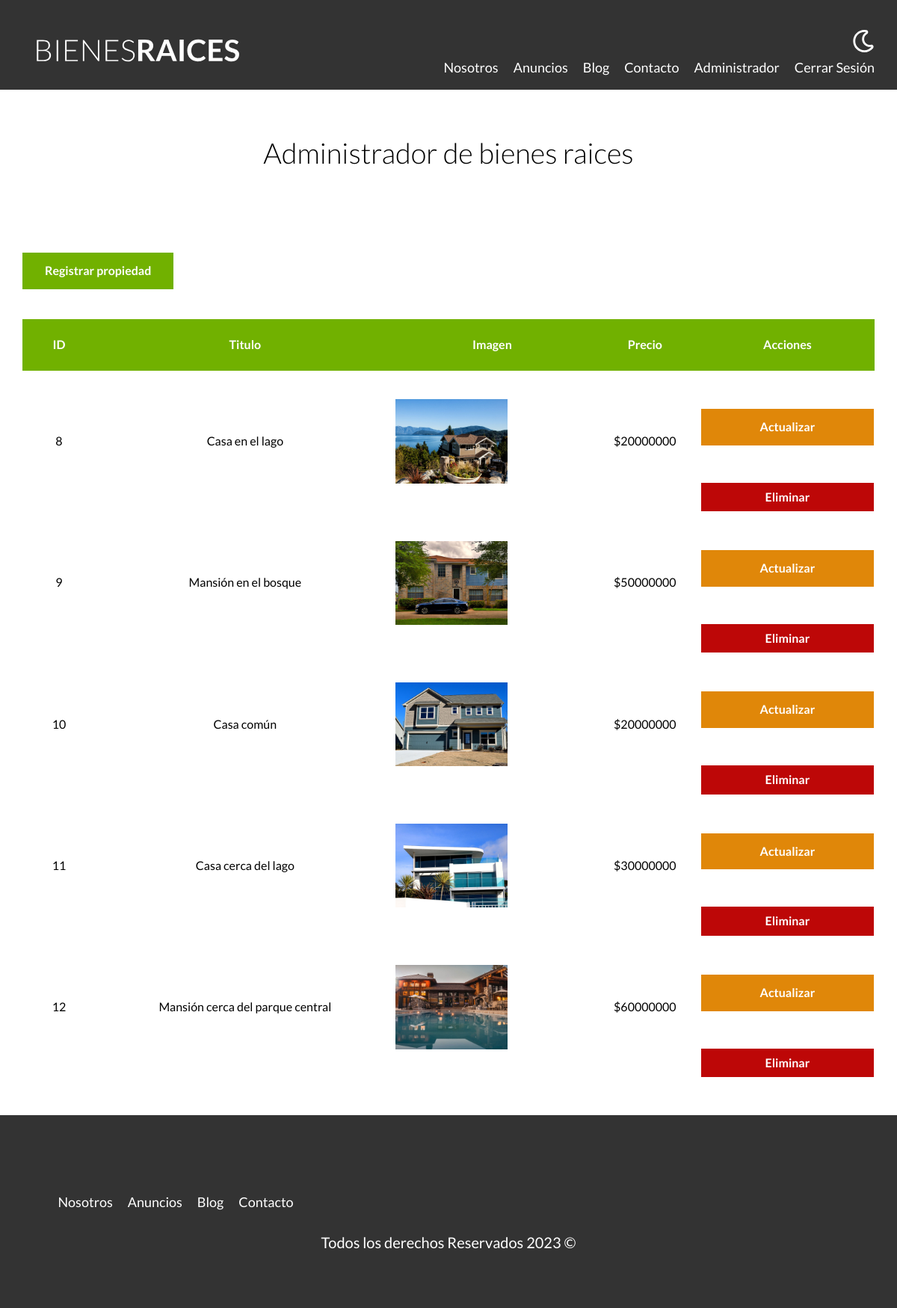
/admin/ (signed in), run on the app's committed database.
### tables this page shows
CREATE TABLE `propiedades` (
  `id` int(11) NOT NULL,
  `titulo` varchar(45) DEFAULT NULL,
  `precio` decimal(10,0) DEFAULT NULL,
  `imagen` varchar(200) DEFAULT NULL,
  `descripcion` longtext DEFAULT NULL,
  `habitaciones` int(11) DEFAULT NULL,
  `wc` int(11) DEFAULT NULL,
  `estacionamiento` int(11) DEFAULT NULL,
  `creado` date DEFAULT NULL,
  `vendedores_id` int(11) DEFAULT NULL
);

### admin/index.php (the view, shortened to what this page needs)
<?php
$db = conectarDB();
$query = "SELECT * FROM propiedades";
$resultadoConsulta = mysqli_query($db, $query);
include ('../includes/templates/header.php');
?>
<main class="contenedor seccion">
    <h1>Administrador de bienes raices</h1>
    <a href="./propiedades/crear.php" class="boton boton-verde">Registrar propiedad</a>
    <table class="propiedades">
        <thead>
            <tr>
                <th>ID</th>
                <th>Titulo</th>
                <th>Imagen</th>
                <th>Precio</th>
                <th>Acciones</th>
            </tr>
        </thead>
        <tbody>
            <?php while($propiedad = mysqli_fetch_assoc($resultadoConsulta)): ?>
                <tr>
                    <td><?php echo $propiedad['id']; ?></td>
                    <td><?php echo $propiedad['titulo']; ?></td>
                    <td><img src="/bienesraices/imagenes/<?php echo $propiedad['imagen']; ?>" alt="Propiedad" class="imagen-tabla"/></td>
                    <td>$<?php echo $propiedad['precio']; ?></td>
                    <td>
                        <a href="./propiedades/actualizar.php?id=<?php echo $propiedad['id']; ?>" class="boton-amarillo-block">Actualizar</a>
                        <form method="POST" class="w-100">
                            <input type="submit" value="Eliminar" class="boton-rojo-block">
                        </form>
                    </td>
                </tr>
            <?php endwhile; ?>
        </tbody>
    </table>
</main>
<?php
include ('../includes/templates/footer.php');
?>

### build/css/app.css (style rules this page uses)
html { -webkit-text-size-adjust:100%;line-height:1.15 }
body { margin:0 }
main { display:block }
h1 { font-size:2em;margin:.67em 0 }
a { background-color:transparent }
img { border-style:none }
button,input,optgroup,select,textarea { font-family:inherit;font-size:100%;line-height:1.15;margin:0 }
button,input { overflow:visible }
[type=button],[type=reset],[type=submit],button { -webkit-appearance:button }
html { box-sizing:border-box;font-size:62.5% }
*,:after,:before { box-sizing:inherit }
body { font-family:Lato,sans-serif;font-size:1.6rem;line-height:1.8 }
.contenedor { margin:0 auto;max-width:120rem;width:95% }
a { text-decoration:none }
img,picture { display:block;width:100% }
h1,h2,h3 { font-family:Lato,sans-serif;font-weight:300;margin:5rem;text-align:center }
h1 { font-size:3.8rem }
.seccion { margin-bottom:5rem;margin-top:5rem }
.boton-amarillo-block { background-color:#e08709;border:none;color:#fff;display:block;font-weight:700;margin-top:5rem;padding:1rem 3rem;text-align:center;text-decoration:none }
.boton-verde { background-color:#71b100;border:none;color:#fff;display:inline-block;font-weight:700;margin-top:5rem;padding:1rem 3rem;text-align:center;text-decoration:none }
.boton-rojo-block { background-color:#bd0707;border:none;color:#fff;display:block;font-weight:700;margin-top:5rem;padding:1rem 3rem;text-align:center;text-decoration:none;width:100% }
table.propiedades { border-spacing:0;margin-top:4rem;text-align:center;width:100% }
table.propiedades thead { background-color:#71b100 }
table.propiedades thead th { color:#fff;padding:2rem }
table.propiedades .imagen-tabla { width:15rem }

### data on the page
propiedades: id "8", titulo "Casa en el lago", imagen (picture), precio "20000000"
propiedades: id "9", titulo "Mansión en el bosque", imagen (picture), precio "50000000"
propiedades: id "10", titulo "Casa común", imagen (picture), precio "20000000"
propiedades: id "11", titulo "Casa cerca del lago", imagen (picture), precio "30000000"
propiedades: id "12", titulo "Mansión cerca del parque central", imagen (picture), precio "60000000"
